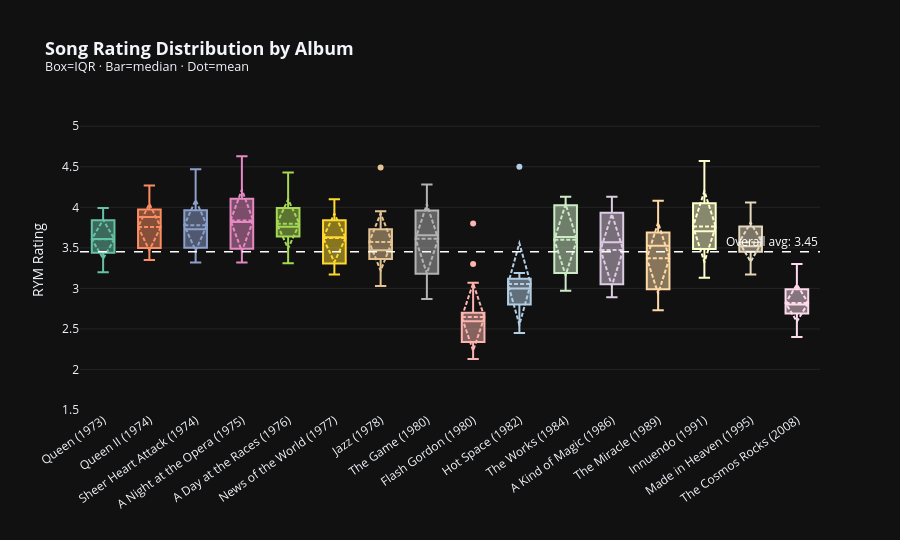

Notebook code cell kept with this figure:
### Markdown cell above
## 📦 Chart 2 — Song Distributions

### Code cell
# ── Chart 2: Song Rating Distribution per Album ───────────────────────────────
def c2_traces(df_s, df_a, ao, show):
    traces = []
    for i, album in enumerate(ao):
        s   = df_s[df_s['Album'] == album]
        col = PALETTE[i % len(PALETTE)]
        yr  = df_a.loc[df_a['Album'] == album, 'Year'].values[0]
        traces.append(go.Box(
            y=s['Rating'], name=f'{album} ({yr})',
            visible=show, showlegend=False,
            marker_color=col, boxmean='sd',
            customdata=s[['Song','Songwriter','Rating']].values,
            hovertemplate='<b>%{customdata[0]}</b><br>%{customdata[1]}<br>Rating: %{customdata[2]:.2f}<extra></extra>'
        ))
    return traces

N_C2  = len(album_order)
N_C2F = len(album_order_filt)
fig2  = go.Figure()
for t in c2_traces(df_songs,      df_albums,      album_order,      True):  fig2.add_trace(t)
for t in c2_traces(df_songs_filt, df_albums_filt, album_order_filt, False): fig2.add_trace(t)

fig2.add_hline(y=df_songs['Rating'].mean(),
    line=dict(color='white', dash='dash', width=1.5),
    annotation_text=f'Overall avg: {df_songs["Rating"].mean():.2f}',
    annotation_font_color='white')

fig2.update_layout(
    title=dict(text='<b>Song Rating Distribution by Album</b><br>'
               '<sup>Box=IQR \u00b7 Bar=median \u00b7 Dot=mean</sup>', font_size=18),
    xaxis=dict(tickangle=-35),
    yaxis=dict(title='RYM Rating', range=[1.5,5.2],
               gridcolor='rgba(255,255,255,0.08)'),
    template='plotly_dark', height=540, showlegend=False,
    margin=dict(t=110, b=130),

)
fig2.show()

### Figure 1 — Plotly figure (JSON) as saved in the notebook; plotly's stock layout.template omitted (floating-point values rounded to 4 significant figures)
{"data": [{"boxmean": "sd", "customdata": [["Keep Yourself Alive", "May", 3.99], ["Doing All Right", "May/Staffell", 3.68], ["Great King Rat", "Mercury", 3.84], ["My Fairy King", "Mercury", 3.66], ["Liar", "Mercury", 3.89], ["The Night Comes Down", "May", 3.46], ["Modern Times Rock 'n' Roll", "Taylor", 3.2], ["Son and Daughter", "May", 3.44], ["Jesus", "Mercury", 3.35], ["Seven Seas of Rhye (Study)", "Mercury", 3.56]], "hovertemplate": "<b>%{customdata[0]}</b><br>%{customdata[1]}<br>Rating: %{customdata[2]:.2f}<extra></extra>", "marker": {"color": "rgb(102,194,165)"}, "name": "Queen (1973)", "showlegend": false, "type": "box", "visible": true, "y": [3.99, 3.68, 3.84, 3.66, 3.89, 3.46, 3.2, 3.44, 3.35, 3.56]}, {"boxmean": "sd", "customdata": [["Procession", "May", 3.4], ["Father to Son", "May", 3.98], ["White Queen (As It Began)", "May", 4.01], ["Some Day One Day", "May", 3.55], ["The Loser in the End", "Taylor", 3.35], ["Ogre Battle", "Mercury", 3.95], ["The Fairy Feller's Master-Stroke", "Mercury", 3.9], ["Nevermore", "Mercury", 3.88], ["The March of the Black Queen", "Mercury", 4.27], ["Funny How Love Is", "Mercury", 3.48], ["Seven Seas of Rhye", "Mercury", 3.56]], "hovertemplate": "<b>%{customdata[0]}</b><br>%{customdata[1]}<br>Rating: %{customdata[2]:.2f}<extra></extra>", "marker": {"color": "rgb(252,141,98)"}, "name": "Queen II (1974)", "showlegend": false, "type": "box", "visible": true, "y": [3.4, 3.98, 4.01, 3.55, 3.35, 3.95, 3.9, 3.88, 4.27, 3.48, 3.56]}, {"boxmean": "sd", "customdata": [["Brighton Rock", "May", 4.04], ["Killer Queen", "Mercury", 4.47], ["Tenement Funster", "Taylor", 3.67], ["Flick of the Wrist", "Mercury", 3.94], ["Lily of the Valley", "Mercury", 3.73], ["Now I'm Here", "May", 3.87], ["In the Lap of the Gods", "Mercury", 3.61], ["Stone Cold Crazy", "Queen", 4.15], ["Dear Friends", "May", 3.32], ["Misfire", "Deacon", 3.52], ["Bring Back That Leroy Brown", "Mercury", 3.45], ["She Makes Me (Stormtrooper in Stilettos)", "May", 3.45], ["In the Lap of the Gods... Revisited", "Mercury", 3.89]], "hovertemplate": "<b>%{customdata[0]}</b><br>%{customdata[1]}<br>Rating: %{customdata[2]:.2f}<extra></extra>", "marker": {"color": "rgb(141,160,203)"}, "name": "Sheer Heart Attack (1974)", "showlegend": false, "type": "box", "visible": true, "y": [4.04, 4.47, 3.67, 3.94, 3.73, 3.87, 3.61, 4.15, 3.32, 3.52, 3.45, 3.45, 3.89]}, {"boxmean": "sd", "customdata": [["Death on Two Legs (Dedicated to...)", "Mercury", 4.23], ["Lazing on a Sunday Afternoon", "Mercury", 3.68], ["I'm in Love with My Car", "Taylor", 3.55], ["You're My Best Friend", "Deacon", 4.12], ["'39", "May", 3.96], ["Sweet Lady", "May", 3.41], ["Seaside Rendezvous", "Mercury", 3.63], ["The Prophet's Song", "May", 4], ["Love of My Life", "Mercury", 4.09], ["Good Company", "May", 3.43], ["Bohemian Rhapsody", "Mercury", 4.63], ["God Save the Queen", "Traditional/May", 3.32]], "hovertemplate": "<b>%{customdata[0]}</b><br>%{customdata[1]}<br>Rating: %{customdata[2]:.2f}<extra></extra>", "marker": {"color": "rgb(231,138,195)"}, "name": "A Night at the Opera (1975)", "showlegend": false, "type": "box", "visible": true, "y": [4.23, 3.68, 3.55, 4.12, 3.96, 3.41, 3.63, 4.0, 4.09, 3.43, 4.63, 3.32]}, {"boxmean": "sd", "customdata": [["Tie Your Mother Down", "May", 3.99], ["You Take My Breath Away", "Mercury", 3.83], ["Long Away", "May", 3.66], ["The Millionaire Waltz", "Mercury", 3.89], ["You and I", "Deacon", 3.64], ["Somebody to Love", "Mercury", 4.43], ["White Man", "May", 3.47], ["Good Old-Fashioned Lover Boy", "Mercury", 4.05], ["Drowse", "Taylor", 3.31], ["Teo Torriatte (Let Us Cling Together)", "May", 3.69]], "hovertemplate": "<b>%{customdata[0]}</b><br>%{customdata[1]}<br>Rating: %{customdata[2]:.2f}<extra></extra>", "marker": {"color": "rgb(166,216,84)"}, "name": "A Day at the Races (1976)", "showlegend": false, "type": "box", "visible": true, "y": [3.99, 3.83, 3.66, 3.89, 3.64, 4.43, 3.47, 4.05, 3.31, 3.69]}, {"boxmean": "sd", "customdata": [["We Will Rock You", "May", 3.84], ["We Are the Champions", "Mercury", 4.1], ["Sheer Heart Attack", "Taylor", 3.6], ["All Dead, All Dead", "May", 3.77], ["Spread Your Wings", "Deacon", 3.98], ["Fight from the Inside", "Taylor", 3.33], ["Get Down, Make Love", "Mercury", 3.29], ["Sleeping on the Sidewalk", "May", 3.17], ["Who Needs You", "Deacon", 3.3], ["It's Late", "May", 3.84], ["My Melancholy Blues", "Mercury", 3.63]], "hovertemplate": "<b>%{customdata[0]}</b><br>%{customdata[1]}<br>Rating: %{customdata[2]:.2f}<extra></extra>", "marker": {"color": "rgb(255,217,47)"}, "name": "News of the World (1977)", "showlegend": false, "type": "box", "visible": true, "y": [3.84, 4.1, 3.6, 3.77, 3.98, 3.33, 3.29, 3.17, 3.3, 3.84, 3.63]}, {"boxmean": "sd", "customdata": [["Mustapha", "Mercury", 3.47], ["Fat Bottomed Girls", "May", 3.85], ["Jealousy", "Mercury", 3.69], ["Bicycle Race", "Mercury", 3.95], ["If You Can't Beat Them", "Deacon", 3.43], ["Let Me Entertain You", "Mercury", 3.51], ["Dead on Time", "May", 3.61], ["In Only Seven Days", "Deacon", 3.43], ["Dreamer's Ball", "May", 3.38], ["Fun It", "Taylor", 3.03], ["Leaving Home Ain't Easy", "May", 3.28], ["Don't Stop Me Now", "Mercury", 4.49], ["More of That Jazz", "Taylor", 3.31]], "hovertemplate": "<b>%{customdata[0]}</b><br>%{customdata[1]}<br>Rating: %{customdata[2]:.2f}<extra></extra>", "marker": {"color": "rgb(229,196,148)"}, "name": "Jazz (1978)", "showlegend": false, "type": "box", "visible": true, "y": [3.47, 3.85, 3.69, 3.95, 3.43, 3.51, 3.61, 3.43, 3.38, 3.03, 3.28, 4.49, 3.31]}, {"boxmean": "sd", "customdata": [["Play the Game", "Mercury", 3.96], ["Dragon Attack", "May", 3.71], ["Another One Bites the Dust", "Deacon", 4.28], ["Need Your Loving Tonight", "Deacon", 3.5], ["Crazy Little Thing Called Love", "Mercury", 4.03], ["Rock It (Prime Jive)", "Taylor", 3.18], ["Don't Try Suicide", "Mercury", 2.87], ["Sail Away Sweet Sister", "May", 3.6], ["Coming Soon", "Taylor", 3.1], ["Save Me", "May", 3.88]], "hovertemplate": "<b>%{customdata[0]}</b><br>%{customdata[1]}<br>Rating: %{customdata[2]:.2f}<extra></extra>", "marker": {"color": "rgb(179,179,179)"}, "name": "The Game (1980)", "showlegend": false, "type": "box", "visible": true, "y": [3.96, 3.71, 4.28, 3.5, 4.03, 3.18, 2.87, 3.6, 3.1, 3.88]}, {"boxmean": "sd", "customdata": [["Flash", "Mercury", 3.8], ["In the Space Capsule (The Love Theme)", "May", 2.67], ["Ming's Theme", "Mercury", 2.27], ["The Ring (Hypnotic Seduction of Dale)", "May", 2.13], ["Football Fight", "Mercury", 3.03], ["In the Death Cell (Love Theme Reprise)", "May", 2.5], ["Execution of Flash", "Mercury", 2.48], ["The Kiss (Aura Resurrects Flash)", "May", 2.7], ["Arboria (Planet of the Tree Men)", "Deacon", 2.13], ["Escape from the Swamp", "Taylor", 2.34], ["Flash to the Rescue", "Mercury", 2.55], ["Vultan's Theme (Attack of the Hawk Men)", "Mercury", 2.65], ["Battle Theme", "May", 3.07], ["The Wedding March", "Taylor", 2.69], ["Marriage of Dale and Ming (and Flash Approaching)", "May", 2.39], ["Crash Dive on Ming City", "May", 2.29], ["The Hero", "May", 2.64], ["Ending (Flash and Dale)", "May", 3.3]], "hovertemplate": "<b>%{customdata[0]}</b><br>%{customdata[1]}<br>Rating: %{customdata[2]:.2f}<extra></extra>", "marker": {"color": "rgb(251,180,174)"}, "name": "Flash Gordon (1980)", "showlegend": false, "type": "box", "visible": true, "y": [3.8, 2.67, 2.27, 2.13, 3.03, 2.5, 2.48, 2.7, 2.13, 2.34, 2.55, 2.65, 3.07, 2.69, 2.39, 2.29, 2.64, 3.3]}, {"boxmean": "sd", "customdata": [["Staying Power", "Mercury", 3], ["Dancer", "Mercury", 2.84], ["Back Chat", "Deacon", 3.12], ["Body Language", "Mercury", 2.45], ["Action This Day", "Taylor", 2.68], ["Put Out the Fire", "May", 2.85], ["Life Is Real (Song for Lennon)", "Mercury", 3.07], ["Calling All Girls", "Taylor", 2.79], ["Las Palabras de Amor (The Words of Love)", "May", 3.11], ["Cool Cat", "Deacon/Mercury", 3.19], ["Under Pressure", "Queen/Bowie", 4.5]], "hovertemplate": "<b>%{customdata[0]}</b><br>%{customdata[1]}<br>Rating: %{customdata[2]:.2f}<extra></extra>", "marker": {"color": "rgb(179,205,227)"}, "name": "Hot Space (1982)", "showlegend": false, "type": "box", "visible": true, "y": [3.0, 2.84, 3.12, 2.45, 2.68, 2.85, 3.07, 2.79, 3.11, 3.19, 4.5]}, {"boxmean": "sd", "customdata": [["Radio Ga Ga", "Taylor", 4.1], ["Tear It Up", "May", 3.34], ["It's a Hard Life", "Mercury", 3.86], ["Man on the Prowl", "Mercury", 3.04], ["Machines (Or 'Back to Humans')", "May/Taylor", 2.97], ["I Want to Break Free", "Deacon", 4.13], ["Keep Passing the Open Windows", "Mercury", 3.41], ["Hammer to Fall", "May", 3.95]], "hovertemplate": "<b>%{customdata[0]}</b><br>%{customdata[1]}<br>Rating: %{customdata[2]:.2f}<extra></extra>", "marker": {"color": "rgb(204,235,197)"}, "name": "The Works (1984)", "showlegend": false, "type": "box", "visible": true, "y": [4.1, 3.34, 3.86, 3.04, 2.97, 4.13, 3.41, 3.95]}, {"boxmean": "sd", "customdata": [["One Vision", "Queen/May", 3.93], ["A Kind of Magic", "Taylor", 3.94], ["One Year of Love", "Deacon", 3.06], ["Pain Is So Close to Pleasure", "Mercury/Deacon", 3.02], ["Friends Will Be Friends", "Mercury/Deacon", 3.57], ["Who Wants to Live Forever", "May", 4.13], ["Gimme the Prize (Kurgan's Theme)", "May", 3.09], ["Don't Lose Your Head", "Taylor", 2.89], ["Princes of the Universe", "Mercury", 3.64]], "hovertemplate": "<b>%{customdata[0]}</b><br>%{customdata[1]}<br>Rating: %{customdata[2]:.2f}<extra></extra>", "marker": {"color": "rgb(222,203,228)"}, "name": "A Kind of Magic (1986)", "showlegend": false, "type": "box", "visible": true, "y": [3.93, 3.94, 3.06, 3.02, 3.57, 4.13, 3.09, 2.89, 3.64]}, {"boxmean": "sd", "customdata": [["Party", "Queen", 2.77], ["Khashoggi's Ship", "Queen", 2.99], ["The Miracle", "Queen", 3.69], ["I Want It All", "Queen [May]", 4.08], ["The Invisible Man", "Queen [Taylor]", 3.43], ["Breakthru", "Queen [May]", 3.75], ["Rain Must Fall", "Queen [Mercury]", 3.03], ["Scandal", "Queen [May]", 3.62], ["My Baby Does Me", "Queen", 2.73], ["Was It All Worth It", "Queen [Mercury]", 3.64]], "hovertemplate": "<b>%{customdata[0]}</b><br>%{customdata[1]}<br>Rating: %{customdata[2]:.2f}<extra></extra>", "marker": {"color": "rgb(254,217,166)"}, "name": "The Miracle (1989)", "showlegend": false, "type": "box", "visible": true, "y": [2.77, 2.99, 3.69, 4.08, 3.43, 3.75, 3.03, 3.62, 2.73, 3.64]}, {"boxmean": "sd", "customdata": [["Innuendo", "Queen [Mercury/Taylor]", 4.48], ["I'm Going Slightly Mad", "Queen [Mercury]", 4.1], ["I'm Going Slightly Mad", "Queen [May]", 3.77], ["I Can't Live with You", "Queen [May]", 3.47], ["Don't Try So Hard", "Queen [Mercury]", 3.72], ["Ride the Wild Wind", "Queen [Taylor]", 3.5], ["All God's People", "Queen [Mercury/Moran]", 3.18], ["These Are the Days of Our Lives", "Queen [Taylor]", 4], ["Delilah", "Queen [Mercury]", 3.13], ["The Hitman", "Queen [May/Mercury/Taylor]", 3.54], ["Bijou", "Queen [May/Mercury]", 3.69], ["The Show Must Go On", "Queen [May]", 4.57]], "hovertemplate": "<b>%{customdata[0]}</b><br>%{customdata[1]}<br>Rating: %{customdata[2]:.2f}<extra></extra>", "marker": {"color": "rgb(255,255,204)"}, "name": "Innuendo (1991)", "showlegend": false, "type": "box", "visible": true, "y": [4.48, 4.1, 3.77, 3.47, 3.72, 3.5, 3.18, 4.0, 3.13, 3.54, 3.69, 4.57]}, {"boxmean": "sd", "customdata": [["It's a Beautiful Day", "Mercury", 3.46], ["Made in Heaven", "Mercury", 4.06], ["Let Me Live", "Queen", 3.46], ["Mother Love", "Mercury/May", 3.71], ["My Life Has Been Saved", "Deacon", 3.17], ["I Was Born to Love You", "Mercury", 3.78], ["Heaven for Everyone", "Taylor", 3.45], ["Too Much Love Will Kill You", "May", 3.82], ["You Don't Fool Me", "Queen", 3.54], ["A Winter's Tale", "Mercury", 3.52], ["It's a Beautiful Day (Reprise)", "Mercury", 3.3]], "hovertemplate": "<b>%{customdata[0]}</b><br>%{customdata[1]}<br>Rating: %{customdata[2]:.2f}<extra></extra>", "marker": {"color": "rgb(229,216,189)"}, "name": "Made in Heaven (1995)", "showlegend": false, "type": "box", "visible": true, "y": [3.46, 4.06, 3.46, 3.71, 3.17, 3.78, 3.45, 3.82, 3.54, 3.52, 3.3]}, {"boxmean": "sd", "customdata": [["Cosmos Rockin'", "Queen/Rogers", 3.02], ["Time to Shine", "Queen/Rogers", 2.8], ["Still Burnin'", "Queen/Rogers", 2.69], ["Small", "Queen/Rogers", 3.07], ["Warboys (A Prayer for Peace)", "Queen/Rogers", 2.83], ["We Believe", "Queen/Rogers", 2.76], ["Call Me", "Queen/Rogers", 2.4], ["Voodoo", "Queen/Rogers", 2.57], ["Some Things That Glitter", "Queen/Rogers", 2.52], ["C-Lebrity", "Queen/Rogers", 2.99], ["Through the Night", "Queen/Rogers", 2.8], ["Say It's Not True", "Queen/Rogers", 3.3], ["Surf's Up School's Out!", "Queen/Rogers", 2.79], ["Small (Reprise)", "Queen/Rogers", 2.93]], "hovertemplate": "<b>%{customdata[0]}</b><br>%{customdata[1]}<br>Rating: %{customdata[2]:.2f}<extra></extra>", "marker": {"color": "rgb(253,218,236)"}, "name": "The Cosmos Rocks (2008)", "showlegend": false, "type": "box", "visible": true, "y": [3.02, 2.8, 2.69, 3.07, 2.83, 2.76, 2.4, 2.57, 2.52, 2.99, 2.8, 3.3, 2.79, 2.93]}, {"boxmean": "sd", "customdata": [["Keep Yourself Alive", "May", 3.99], ["Doing All Right", "May/Staffell", 3.68], ["Great King Rat", "Mercury", 3.84], ["My Fairy King", "Mercury", 3.66], ["Liar", "Mercury", 3.89], ["The Night Comes Down", "May", 3.46], ["Modern Times Rock 'n' Roll", "Taylor", 3.2], ["Son and Daughter", "May", 3.44], ["Jesus", "Mercury", 3.35], ["Seven Seas of Rhye (Study)", "Mercury", 3.56]], "hovertemplate": "<b>%{customdata[0]}</b><br>%{customdata[1]}<br>Rating: %{customdata[2]:.2f}<extra></extra>", "marker": {"color": "rgb(102,194,165)"}, "name": "Queen (1973)", "showlegend": false, "type": "box", "visible": false, "y": [3.99, 3.68, 3.84, 3.66, 3.89, 3.46, 3.2, 3.44, 3.35, 3.56]}, {"boxmean": "sd", "customdata": [["Procession", "May", 3.4], ["Father to Son", "May", 3.98], ["White Queen (As It Began)", "May", 4.01], ["Some Day One Day", "May", 3.55], ["The Loser in the End", "Taylor", 3.35], ["Ogre Battle", "Mercury", 3.95], ["The Fairy Feller's Master-Stroke", "Mercury", 3.9], ["Nevermore", "Mercury", 3.88], ["The March of the Black Queen", "Mercury", 4.27], ["Funny How Love Is", "Mercury", 3.48], ["Seven Seas of Rhye", "Mercury", 3.56]], "hovertemplate": "<b>%{customdata[0]}</b><br>%{customdata[1]}<br>Rating: %{customdata[2]:.2f}<extra></extra>", "marker": {"color": "rgb(252,141,98)"}, "name": "Queen II (1974)", "showlegend": false, "type": "box", "visible": false, "y": [3.4, 3.98, 4.01, 3.55, 3.35, 3.95, 3.9, 3.88, 4.27, 3.48, 3.56]}, {"boxmean": "sd", "customdata": [["Brighton Rock", "May", 4.04], ["Killer Queen", "Mercury", 4.47], ["Tenement Funster", "Taylor", 3.67], ["Flick of the Wrist", "Mercury", 3.94], ["Lily of the Valley", "Mercury", 3.73], ["Now I'm Here", "May", 3.87], ["In the Lap of the Gods", "Mercury", 3.61], ["Stone Cold Crazy", "Queen", 4.15], ["Dear Friends", "May", 3.32], ["Misfire", "Deacon", 3.52], ["Bring Back That Leroy Brown", "Mercury", 3.45], ["She Makes Me (Stormtrooper in Stilettos)", "May", 3.45], ["In the Lap of the Gods... Revisited", "Mercury", 3.89]], "hovertemplate": "<b>%{customdata[0]}</b><br>%{customdata[1]}<br>Rating: %{customdata[2]:.2f}<extra></extra>", "marker": {"color": "rgb(141,160,203)"}, "name": "Sheer Heart Attack (1974)", "showlegend": false, "type": "box", "visible": false, "y": [4.04, 4.47, 3.67, 3.94, 3.73, 3.87, 3.61, 4.15, 3.32, 3.52, 3.45, 3.45, 3.89]}, {"boxmean": "sd", "customdata": [["Death on Two Legs (Dedicated to...)", "Mercury", 4.23], ["Lazing on a Sunday Afternoon", "Mercury", 3.68], ["I'm in Love with My Car", "Taylor", 3.55], ["You're My Best Friend", "Deacon", 4.12], ["'39", "May", 3.96], ["Sweet Lady", "May", 3.41], ["Seaside Rendezvous", "Mercury", 3.63], ["The Prophet's Song", "May", 4], ["Love of My Life", "Mercury", 4.09], ["Good Company", "May", 3.43], ["Bohemian Rhapsody", "Mercury", 4.63], ["God Save the Queen", "Traditional/May", 3.32]], "hovertemplate": "<b>%{customdata[0]}</b><br>%{customdata[1]}<br>Rating: %{customdata[2]:.2f}<extra></extra>", "marker": {"color": "rgb(231,138,195)"}, "name": "A Night at the Opera (1975)", "showlegend": false, "type": "box", "visible": false, "y": [4.23, 3.68, 3.55, 4.12, 3.96, 3.41, 3.63, 4.0, 4.09, 3.43, 4.63, 3.32]}, {"boxmean": "sd", "customdata": [["Tie Your Mother Down", "May", 3.99], ["You Take My Breath Away", "Mercury", 3.83], ["Long Away", "May", 3.66], ["The Millionaire Waltz", "Mercury", 3.89], ["You and I", "Deacon", 3.64], ["Somebody to Love", "Mercury", 4.43], ["White Man", "May", 3.47], ["Good Old-Fashioned Lover Boy", "Mercury", 4.05], ["Drowse", "Taylor", 3.31], ["Teo Torriatte (Let Us Cling Together)", "May", 3.69]], "hovertemplate": "<b>%{customdata[0]}</b><br>%{customdata[1]}<br>Rating: %{customdata[2]:.2f}<extra></extra>", "marker": {"color": "rgb(166,216,84)"}, "name": "A Day at the Races (1976)", "showlegend": false, "type": "box", "visible": false, "y": [3.99, 3.83, 3.66, 3.89, 3.64, 4.43, 3.47, 4.05, 3.31, 3.69]}, {"boxmean": "sd", "customdata": [["We Will Rock You", "May", 3.84], ["We Are the Champions", "Mercury", 4.1], ["Sheer Heart Attack", "Taylor", 3.6], ["All Dead, All Dead", "May", 3.77], ["Spread Your Wings", "Deacon", 3.98], ["Fight from the Inside", "Taylor", 3.33], ["Get Down, Make Love", "Mercury", 3.29], ["Sleeping on the Sidewalk", "May", 3.17], ["Who Needs You", "Deacon", 3.3], ["It's Late", "May", 3.84], ["My Melancholy Blues", "Mercury", 3.63]], "hovertemplate": "<b>%{customdata[0]}</b><br>%{customdata[1]}<br>Rating: %{customdata[2]:.2f}<extra></extra>", "marker": {"color": "rgb(255,217,47)"}, "name": "News of the World (1977)", "showlegend": false, "type": "box", "visible": false, "y": [3.84, 4.1, 3.6, 3.77, 3.98, 3.33, 3.29, 3.17, 3.3, 3.84, 3.63]}, {"boxmean": "sd", "customdata": [["Mustapha", "Mercury", 3.47], ["Fat Bottomed Girls", "May", 3.85], ["Jealousy", "Mercury", 3.69], ["Bicycle Race", "Mercury", 3.95], ["If You Can't Beat Them", "Deacon", 3.43], ["Let Me Entertain You", "Mercury", 3.51], ["Dead on Time", "May", 3.61], ["In Only Seven Days", "Deacon", 3.43], ["Dreamer's Ball", "May", 3.38], ["Fun It", "Taylor", 3.03], ["Leaving Home Ain't Easy", "May", 3.28], ["Don't Stop Me Now", "Mercury", 4.49], ["More of That Jazz", "Taylor", 3.31]], "hovertemplate": "<b>%{customdata[0]}</b><br>%{customdata[1]}<br>Rating: %{customdata[2]:.2f}<extra></extra>", "marker": {"color": "rgb(229,196,148)"}, "name": "Jazz (1978)", "showlegend": false, "type": "box", "visible": false, "y": [3.47, 3.85, 3.69, 3.95, 3.43, 3.51, 3.61, 3.43, 3.38, 3.03, 3.28, 4.49, 3.31]}, {"boxmean": "sd", "customdata": [["Play the Game", "Mercury", 3.96], ["Dragon Attack", "May", 3.71], ["Another One Bites the Dust", "Deacon", 4.28], ["Need Your Loving Tonight", "Deacon", 3.5], ["Crazy Little Thing Called Love", "Mercury", 4.03], ["Rock It (Prime Jive)", "Taylor", 3.18], ["Don't Try Suicide", "Mercury", 2.87], ["Sail Away Sweet Sister", "May", 3.6], ["Coming Soon", "Taylor", 3.1], ["Save Me", "May", 3.88]], "hovertemplate": "<b>%{customdata[0]}</b><br>%{customdata[1]}<br>Rating: %{customdata[2]:.2f}<extra></extra>", "marker": {"color": "rgb(179,179,179)"}, "name": "The Game (1980)", "showlegend": false, "type": "box", "visible": false, "y": [3.96, 3.71, 4.28, 3.5, 4.03, 3.18, 2.87, 3.6, 3.1, 3.88]}, {"boxmean": "sd", "customdata": [["Staying Power", "Mercury", 3], ["Dancer", "Mercury", 2.84], ["Back Chat", "Deacon", 3.12], ["Body Language", "Mercury", 2.45], ["Action This Day", "Taylor", 2.68], ["Put Out the Fire", "May", 2.85], ["Life Is Real (Song for Lennon)", "Mercury", 3.07], ["Calling All Girls", "Taylor", 2.79], ["Las Palabras de Amor (The Words of Love)", "May", 3.11], ["Cool Cat", "Deacon/Mercury", 3.19], ["Under Pressure", "Queen/Bowie", 4.5]], "hovertemplate": "<b>%{customdata[0]}</b><br>%{customdata[1]}<br>Rating: %{customdata[2]:.2f}<extra></extra>", "marker": {"color": "rgb(251,180,174)"}, "name": "Hot Space (1982)", "showlegend": false, "type": "box", "visible": false, "y": [3.0, 2.84, 3.12, 2.45, 2.68, 2.85, 3.07, 2.79, 3.11, 3.19, 4.5]}, {"boxmean": "sd", "customdata": [["Radio Ga Ga", "Taylor", 4.1], ["Tear It Up", "May", 3.34], ["It's a Hard Life", "Mercury", 3.86], ["Man on the Prowl", "Mercury", 3.04], ["Machines (Or 'Back to Humans')", "May/Taylor", 2.97], ["I Want to Break Free", "Deacon", 4.13], ["Keep Passing the Open Windows", "Mercury", 3.41], ["Hammer to Fall", "May", 3.95]], "hovertemplate": "<b>%{customdata[0]}</b><br>%{customdata[1]}<br>Rating: %{customdata[2]:.2f}<extra></extra>", "marker": {"color": "rgb(179,205,227)"}, "name": "The Works (1984)", "showlegend": false, "type": "box", "visible": false, "y": [4.1, 3.34, 3.86, 3.04, 2.97, 4.13, 3.41, 3.95]}, {"boxmean": "sd", "customdata": [["One Vision", "Queen/May", 3.93], ["A Kind of Magic", "Taylor", 3.94], ["One Year of Love", "Deacon", 3.06], ["Pain Is So Close to Pleasure", "Mercury/Deacon", 3.02], ["Friends Will Be Friends", "Mercury/Deacon", 3.57], ["Who Wants to Live Forever", "May", 4.13], ["Gimme the Prize (Kurgan's Theme)", "May", 3.09], ["Don't Lose Your Head", "Taylor", 2.89], ["Princes of the Universe", "Mercury", 3.64]], "hovertemplate": "<b>%{customdata[0]}</b><br>%{customdata[1]}<br>Rating: %{customdata[2]:.2f}<extra></extra>", "marker": {"color": "rgb(204,235,197)"}, "name": "A Kind of Magic (1986)", "showlegend": false, "type": "box", "visible": false, "y": [3.93, 3.94, 3.06, 3.02, 3.57, 4.13, 3.09, 2.89, 3.64]}, {"boxmean": "sd", "customdata": [["Party", "Queen", 2.77], ["Khashoggi's Ship", "Queen", 2.99], ["The Miracle", "Queen", 3.69], ["I Want It All", "Queen [May]", 4.08], ["The Invisible Man", "Queen [Taylor]", 3.43], ["Breakthru", "Queen [May]", 3.75], ["Rain Must Fall", "Queen [Mercury]", 3.03], ["Scandal", "Queen [May]", 3.62], ["My Baby Does Me", "Queen", 2.73], ["Was It All Worth It", "Queen [Mercury]", 3.64]], "hovertemplate": "<b>%{customdata[0]}</b><br>%{customdata[1]}<br>Rating: %{customdata[2]:.2f}<extra></extra>", "marker": {"color": "rgb(222,203,228)"}, "name": "The Miracle (1989)", "showlegend": false, "type": "box", "visible": false, "y": [2.77, 2.99, 3.69, 4.08, 3.43, 3.75, 3.03, 3.62, 2.73, 3.64]}, {"boxmean": "sd", "customdata": [["Innuendo", "Queen [Mercury/Taylor]", 4.48], ["I'm Going Slightly Mad", "Queen [Mercury]", 4.1], ["I'm Going Slightly Mad", "Queen [May]", 3.77], ["I Can't Live with You", "Queen [May]", 3.47], ["Don't Try So Hard", "Queen [Mercury]", 3.72], ["Ride the Wild Wind", "Queen [Taylor]", 3.5], ["All God's People", "Queen [Mercury/Moran]", 3.18], ["These Are the Days of Our Lives", "Queen [Taylor]", 4], ["Delilah", "Queen [Mercury]", 3.13], ["The Hitman", "Queen [May/Mercury/Taylor]", 3.54], ["Bijou", "Queen [May/Mercury]", 3.69], ["The Show Must Go On", "Queen [May]", 4.57]], "hovertemplate": "<b>%{customdata[0]}</b><br>%{customdata[1]}<br>Rating: %{customdata[2]:.2f}<extra></extra>", "marker": {"color": "rgb(254,217,166)"}, "name": "Innuendo (1991)", "showlegend": false, "type": "box", "visible": false, "y": [4.48, 4.1, 3.77, 3.47, 3.72, 3.5, 3.18, 4.0, 3.13, 3.54, 3.69, 4.57]}, {"boxmean": "sd", "customdata": [["It's a Beautiful Day", "Mercury", 3.46], ["Made in Heaven", "Mercury", 4.06], ["Let Me Live", "Queen", 3.46], ["Mother Love", "Mercury/May", 3.71], ["My Life Has Been Saved", "Deacon", 3.17], ["I Was Born to Love You", "Mercury", 3.78], ["Heaven for Everyone", "Taylor", 3.45], ["Too Much Love Will Kill You", "May", 3.82], ["You Don't Fool Me", "Queen", 3.54], ["A Winter's Tale", "Mercury", 3.52], ["It's a Beautiful Day (Reprise)", "Mercury", 3.3]], "hovertemplate": "<b>%{customdata[0]}</b><br>%{customdata[1]}<br>Rating: %{customdata[2]:.2f}<extra></extra>", "marker": {"color": "rgb(255,255,204)"}, "name": "Made in Heaven (1995)", "showlegend": false, "type": "box", "visible": false, "y": [3.46, 4.06, 3.46, 3.71, 3.17, 3.78, 3.45, 3.82, 3.54, 3.52, 3.3]}], "layout": {"annotations": [{"font": {"color": "white"}, "showarrow": false, "text": "Overall avg: 3.45", "x": 1, "xanchor": "right", "xref": "x domain", "y": 3.453, "yanchor": "bottom", "yref": "y"}], "height": 540, "margin": {"b": 130, "t": 110}, "shapes": [{"line": {"color": "white", "dash": "dash", "width": 1.5}, "type": "line", "x0": 0, "x1": 1, "xref": "x domain", "y0": 3.453, "y1": 3.453, "yref": "y"}], "showlegend": false, "title": {"font": {"size": 18}, "text": "<b>Song Rating Distribution by Album</b><br><sup>Box=IQR · Bar=median · Dot=mean</sup>"}, "xaxis": {"tickangle": -35}, "yaxis": {"gridcolor": "rgba(255,255,255,0.08)", "range": [1.5, 5.2], "title": {"text": "RYM Rating"}}}}
